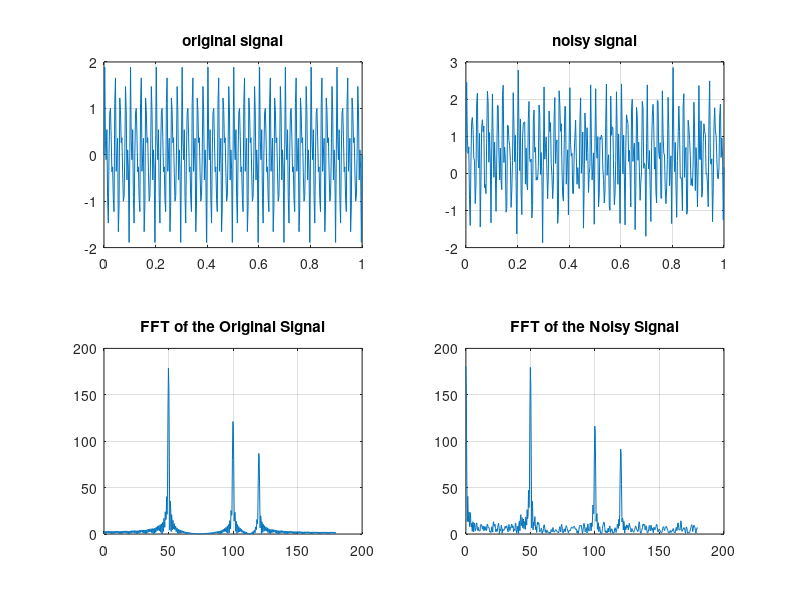

Recreate this plot in MATLAB.
clc;
f1 = 50;
f2 = 100;
f3 = 120;
f = max([f1,f2,f3]);
fs = 3* f;
Ts = 1/fs;
t= 0:Ts:1;
x = sin(2*pi*f1*t)+ 0.7*sin(2*pi*f2*t)+0.5*sin(2*pi*f3*t);
noise = rand(1,length(t));
xn=x+noise;
subplot(2,2,1);
plot(t,x); grid on;title('original signal');
subplot(2,2,2);
plot(t,xn); grid on;title('noisy signal');

X= fft(x,1024);
XN = fft(xn, 1024);
fp=fs*(0:511)/1024;
subplot(2,2,3);
plot(fp, abs(X(1:512))); grid on; title('FFT of the Original Signal');
subplot(2,2,4);
plot(fp, abs(XN(1:512))); grid on; title('FFT of the Noisy Signal');